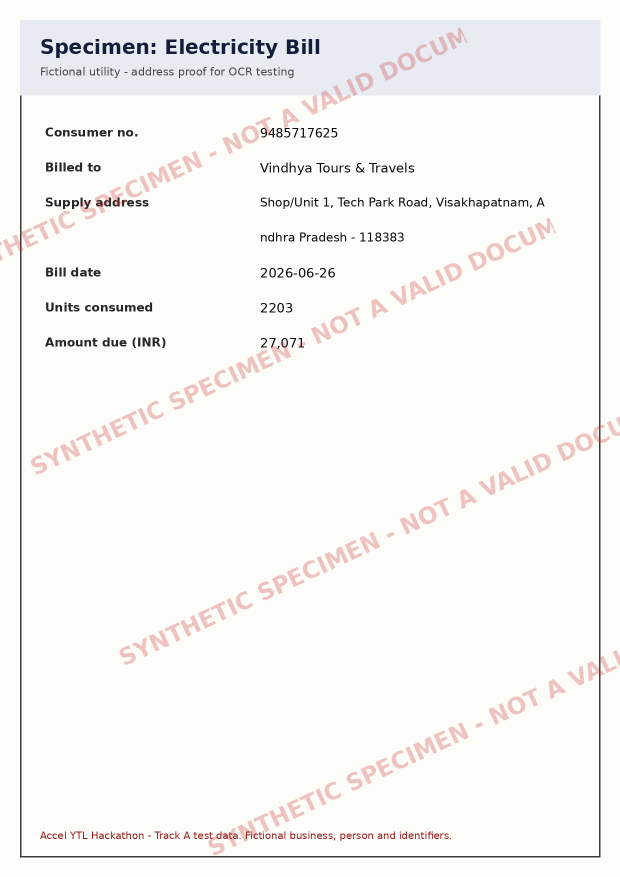
#> input picture data/kyc_documents/K01_address_proof.png, 1240 x 1754 px (shown at 1/2 size)
$ python ocr.py ../data/kyc_documents/K01_address_proof.png
#> lines starting #> are read from the running program, lines starting #| are printed output that depends on the picture
#> in extract, image is the input picture: PIL image 1240x1754 RGB; mean R, G, B 246.2, 245.1, 242
"""Run Tesseract on one specimen or upload and return the text.

Preprocessing is local. No document leaves this machine.
"""

from __future__ import annotations

import json
import subprocess
import sys
import tempfile
from pathlib import Path

from PIL import Image, ImageEnhance, ImageOps


def prepare(image: Image.Image) -> Image.Image:
    grey = ImageOps.autocontrast(image.convert("L"))
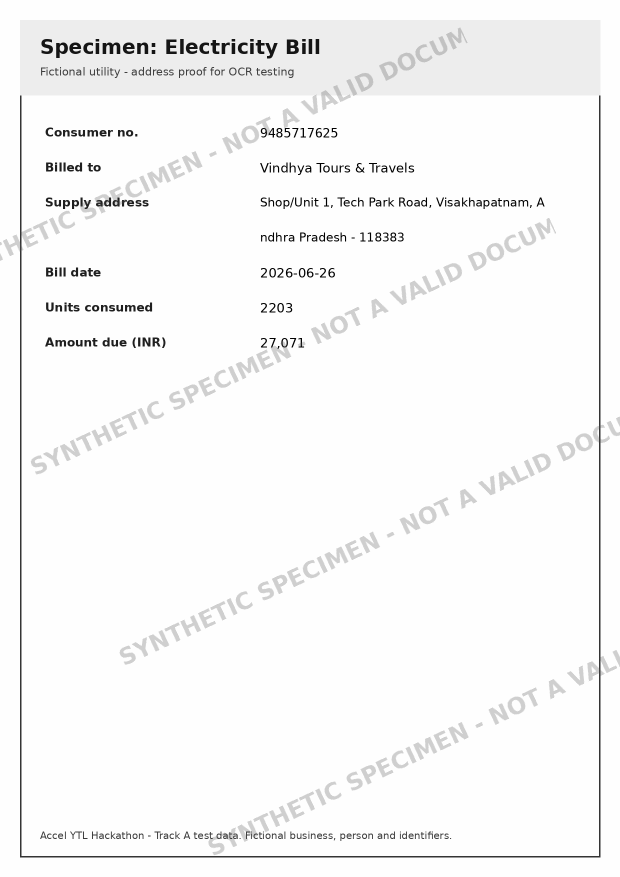
#> grey: PIL image 1240x1754 L (shown at 1/2 size); min 0, max 254, mean 247.2
    scaled = grey.resize((grey.width * 2, grey.height * 2), Image.Resampling.LANCZOS)
    return ImageEnhance.Contrast(scaled).enhance(1.5)
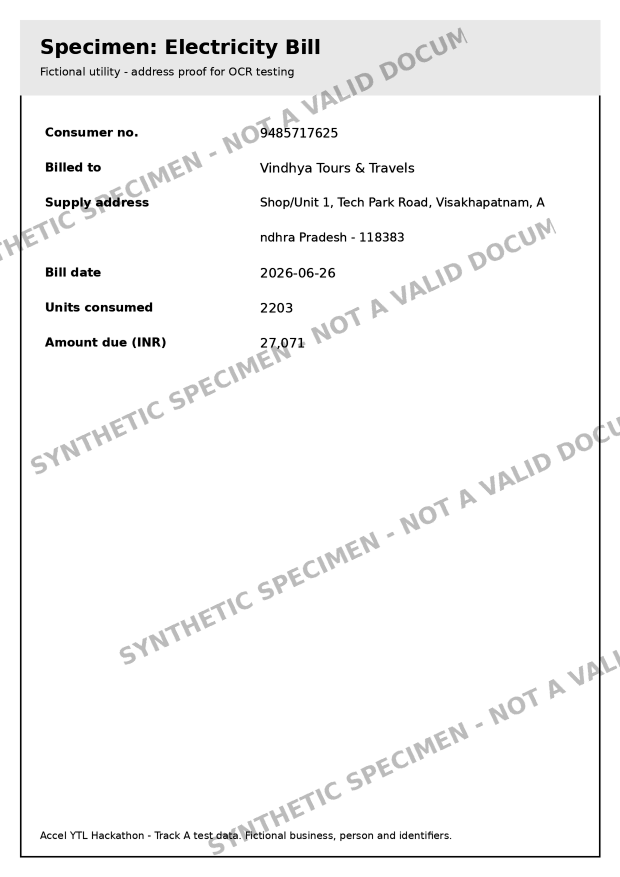
#> returned value: PIL image 2480x3508 L (shown at 1/4 size); min 0, max 255, mean 246


def tesseract(image: Image.Image, psm: str = "6") -> str:
    with tempfile.NamedTemporaryFile(suffix=".png", delete=False) as handle:
        image.save(handle.name)
        path = handle.name
    completed = subprocess.run(
        ["tesseract", path, "stdout", "--psm", psm],
        check=False,
        capture_output=True,
        text=True,
    )
    Path(path).unlink(missing_ok=True)
    return completed.stdout or ""


def useful(text: str) -> bool:
    lowered = text.lower()
    return any(token in lowered for token in ("gstin", "udyam", "bill date", "syn-id", "signatory"))


def extract(path: Path) -> dict:
    image = Image.open(path)
    prepared = prepare(image)
    attempts = []
    for angle in (0, 180, 90, 270):
        rotated = prepared.rotate(angle, expand=True) if angle else prepared
        text = tesseract(rotated, "6")
        attempts.append({"orientation": angle, "psm": 6, "chars": len(text)})
        if useful(text):
            return {"text": text, "orientation": angle, "psm": 6, "attempts": attempts}
#> after the loop, attempts = []
    # Last try on the original orientation with a different page segmentation.
    text = tesseract(prepared, "4")
    attempts.append({"orientation": 0, "psm": 4, "chars": len(text)})
    return {"text": text, "orientation": 0, "psm": 4, "attempts": attempts}


def main() -> None:
    if len(sys.argv) != 2:
        print(json.dumps({"error": "usage: ocr.py <image>"}))
        sys.exit(2)
    result = extract(Path(sys.argv[1]))
    sys.stdout.write(json.dumps(result))


if __name__ == "__main__":
    main()
#> (the call stopped at in tesseract, `completed = subprocess.run( ["tesseract", path, "stdout", "--psm", psm..`: subprocess is not available in this run)
